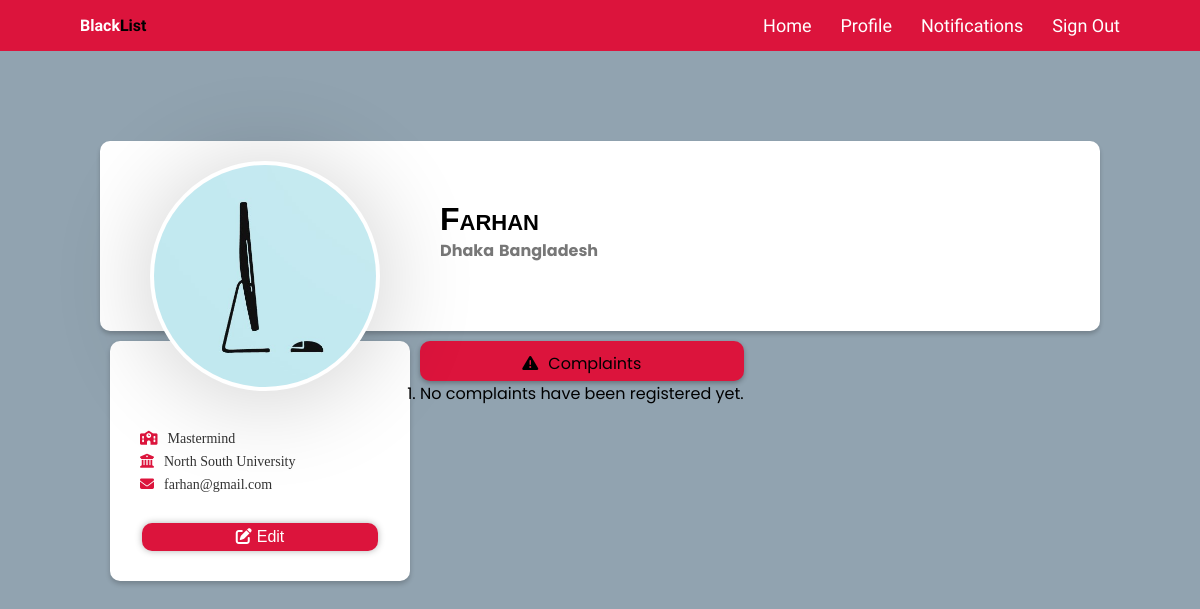
Page /profile (signed in) on the earlier database version.
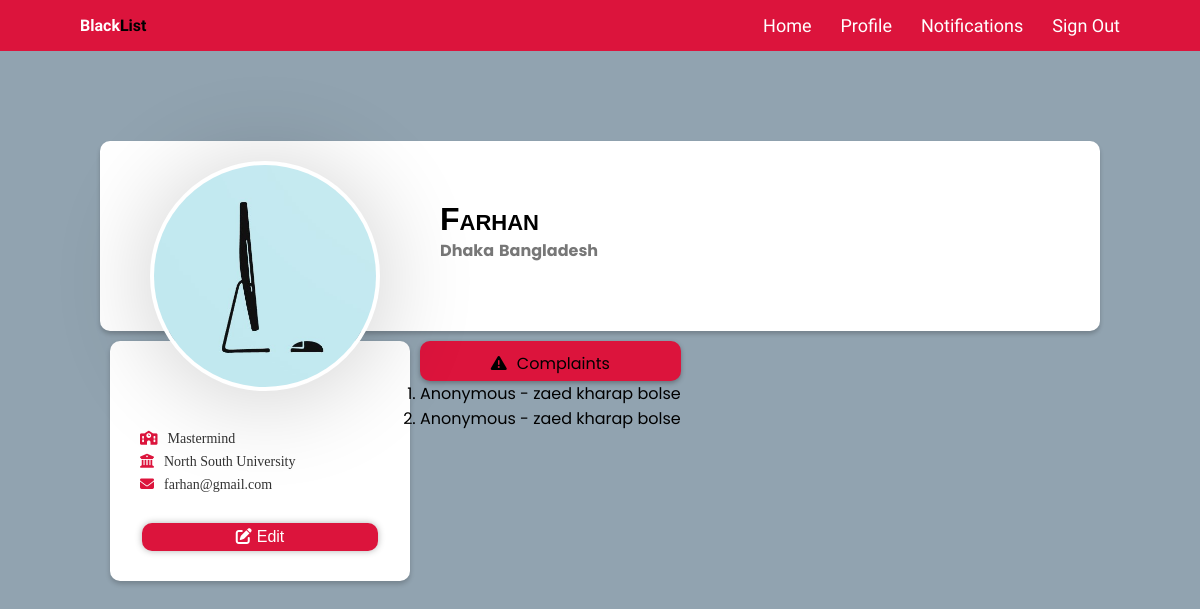
Same page on the later database version.
### BlackList_app/models.py (models this page shows, shortened)
class Users(models.Model):
    userid=models.CharField(max_length=40,null=False,blank=False,verbose_name="Student ID",primary_key=True)
    name=models.CharField(max_length=50,null=False,blank=False,verbose_name="Student Name")
    email=models.EmailField(max_length=50,null=False,blank=False,verbose_name="Email")

class Complain(models.Model):
    bully_id = models.CharField(max_length=40, null=False, blank=False, verbose_name="Bully ID")
    abuseDescription=models.CharField(max_length=1000,null=False,blank=False,verbose_name="Complain Description")
    links=models.URLField(max_length=200,null=False,blank=False,verbose_name="Links")
    anonymity=models.CharField(max_length=20,null=False,blank=False,verbose_name="Anonymity")

### BlackList_app/views.py (the view)
# urls.py: path('profile',views.profile,name='profile'),
@login_required
def profile(request):
    current_user=request.user
    studentid = str(current_user.username)
    person=Users.objects.raw("SELECT * FROM BlackList_app_users WHERE userid='"+studentid+"'")
    userid=''
    name=''
    email=''
    for person in person:
        userid=person.userid
        name=person.name
        email=person.email
    print(studentid)
    complainFinder=Complain.objects.raw("SELECT * FROM BlackList_app_complain WHERE bully_id='"+studentid+"'")
    complaints=[]
    for complains in complainFinder:
        description=complains.abuseDescription
        complaints.append(description)
    print(complaints)
    context={'studentid':userid,'name':name,'email':email,'complain':complaints}
    return render(request,"profile.html",context)

### BlackList_app/templates/profile.html (shortened to what this page needs)
<!DOCTYPE html>
{% load static %}
<html lang="en" dir="ltr">
  <head>
    <link rel="stylesheet" href="{% static 'profile_page.css' %}">
  </head>
  <body>
    <nav class="navbar">
      <div class="max-width">
        <div class="logo"><a href="#">Black<span>List</span></a></div>
        <ul class="menu">
          <li><a href="{% url 'BlackList_app:menu_student' %}">Home</a></li>
          <li><a href="{% url 'BlackList_app:profile' %}">Profile</a></li>
          <li><a href="{% url 'BlackList_app:notifications' %}">Notifications</a></li>
          <li><a href="{% url 'BlackList_app:homepage' %}">Sign Out</a></li>
        </ul>
      </div>
    </nav>
    <div class="container">
      <div class="profile-header">
        <div class="profile-img">
          <img src="{% static 'profile_pic.jpg' %}" width="200" alt="">
        </div>
        <div class="profile-nav-info">
          <h3 class="user-name">{{ name }}</h3>
          <div class="address">
            <p class="state">Dhaka</p>
            <span class="country">Bangladesh</span>
          </div>
        </div>
      </div>
      <div class="main-body">
        <div class="left-side">
          <div class="profile-side">
            <p class="school"><i class="fa-solid fa-school"></i>Mastermind</p>
            <p class="university"><i class="fa-solid fa-building-columns"></i>North South University</p>
            <p class="user-mail"><i class="fa fa-envelope"></i>{{ email }}</p><br>
            <div class="profile-btn">
              <button class="editbtn"><i class="fa-solid fa-pen-to-square"></i>Edit</button>
            </div>
          </div>
        </div>
        <div class="right-side">
          <div class="nav">
            <ul>
              <li><i class="fa-solid fa-triangle-exclamation"></i>Complaints</li>
            </ul>
          </div>
          {% block content %}
            <ol>
              {% for complain in complain %}
                <li>Anonymous - {{ complain }}</li>
              {% empty %}
                <li>No complaints have been registered yet.</li>
              {% endfor %}
            </ol>
          {% endblock content %}
      </div>
    </div>
  </body>
</html>

### BlackList_app/static/profile_page.css (style rules this page uses)
* { margin: 0; padding: 0; box-sizing: border-box; text-decoration: none; }
.max-width { max-width: 1300px; padding: 0 80px; margin: auto; }
.navbar { position: sticky; width: 100%; z-index: 999; padding: 30px 0; font-family: 'Ubuntu', sans-serif; transition: all 0.3s ease; padding: 15px 0; background-color: crimson; }
.navbar .max-width { display: flex; align-items: center; justify-content: space-between; }
.navbar .logo a { color: #fff; font-size: 35; font-weight: 600; }
.navbar .logo a span { color: #000; transition: all 0.3s ease; }
.navbar .menu li { list-style: none; display: inline-block; }
.navbar .menu li a { color: #fff; font-size: 18px; font-weight: 500; margin-left: 25px; transition: color 0.3s ease; }
* { padding: 0; margin: 0; box-sizing: border-box; }
body { background: #91A3B0; overflow-x: hidden; font-family: "Poppins", "sans-serif", "Ubuntu"; }
.container { padding-top: 90px; margin: 0 100px; }
.profile-header { background: white; width: 100% display: flex; height: 190px; position: relative; box-shadow: 0px 3px 4px rgba(0, 0, 0, 0.2); border-radius: 10px; }
.profile-img { float: left; width: 340px; height: 200px; }
.profile-img img { border-radius: 50%; height: 230px; width: 230px; border: 4px solid white; box-shadow: 0px 5px 100px rgba(0,0,0,.2); position: absolute; left: 50px; top: 20px; z-index: 5; background: white; }
.profile-nav-info { float: left; flex-direction: column; justify-content: center; padding-top: 60px; }
.profile-nav-info h3 { font-variant: small-caps; font-size: 2rem; font-family: sans-serif; font-weight: bold; }
.profile-nav-info .address { display: flex; font-weight: bold; color: #777; }
.profile-nav-info .address p { margin-right: 5px; }
.main-body { width: 100%; display: flex; padding-right: 15px; }
.profile-side { width: 300px; background: white; box-shadow: 0px 3px 5px rgba(0,0,0,0.2); padding: 90px 30px 20px; font-family: 'Bree Serif', serif; margin-left: 10px; z-index: 99; border-radius: 10px; }
.profile-side p { margin-bottom: 7px; color: #333; font-size: 14px; }
.profile-side p i { color: crimson; margin-right: 10px; }
.profile-btn { display: flex; }
button.chatbtn, button.editbtn { border: 0; padding: 5px; width: 100%; border-radius: 10px; background: crimson; font-family: sans-serif, 'Bree Serif'; font-size: 1rem; margin: 5px 2px; cursor: pointer; outline: none; margin-bottom: 10px; transition: background .3 ease-in-out; box-shadow: 0px 0px 7px 0px rgba(0, 0, 0, 0.3); color: white; }
button.chatbtn i, button.editbtn i { margin-right: 5px; }
.nav { width: 100%; z-index: -1; }
.nav ul { display: flex; justify-content: center; list-style-type: none; height: 40px; background: crimson; border-radius: 10px; box-shadow: 0px 2px 5px rgba(0,0,0,0.3); }
.nav ul li { padding: 10px; width: 100%; cursor: pointer; text-align: center; transition: all .2 ease-in-out; }
.nav ul li i { margin-right: 10px; }
.main-body .right-side { margin-left: 10px; }

Differences in the rows shown:
added Complain: complain "zaed kharap bolse"
added Complain: complain "zaed kharap bolse"
Other differences:
new list line: "Anonymous -"
text no longer shown: "No complaints have been registered yet."
